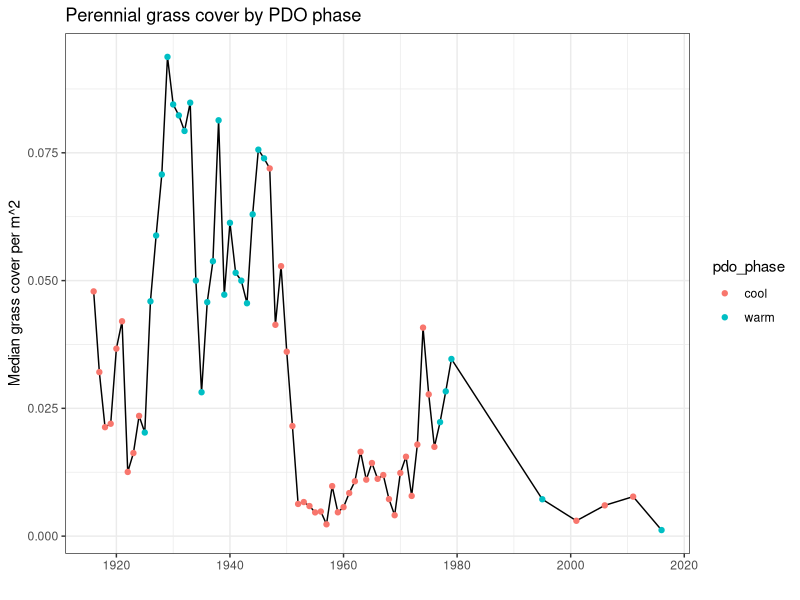
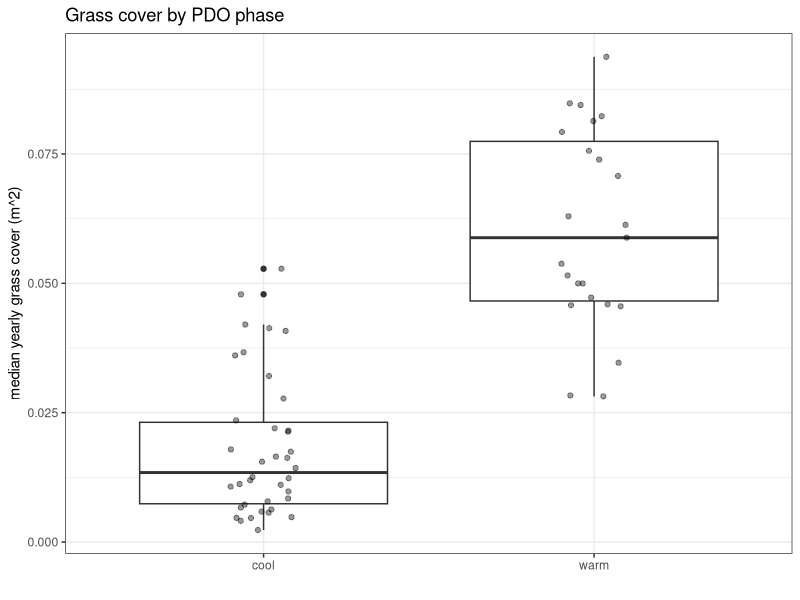
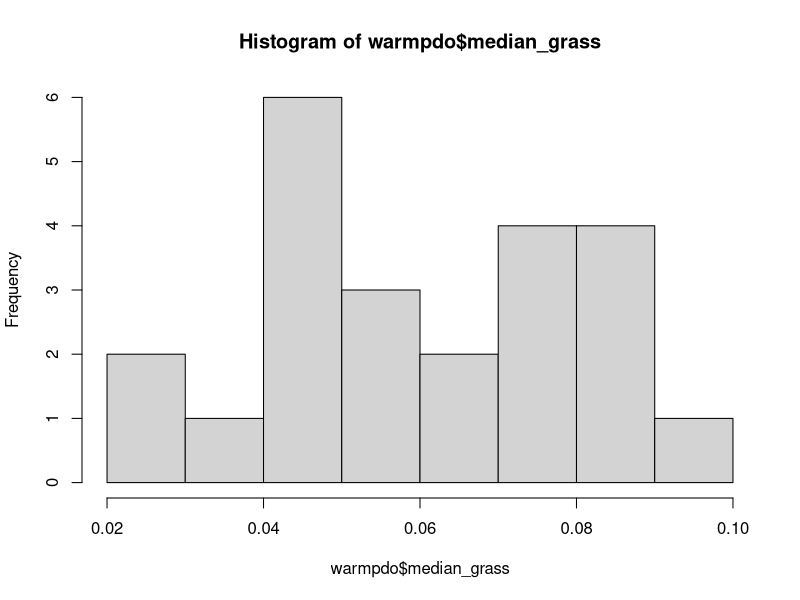
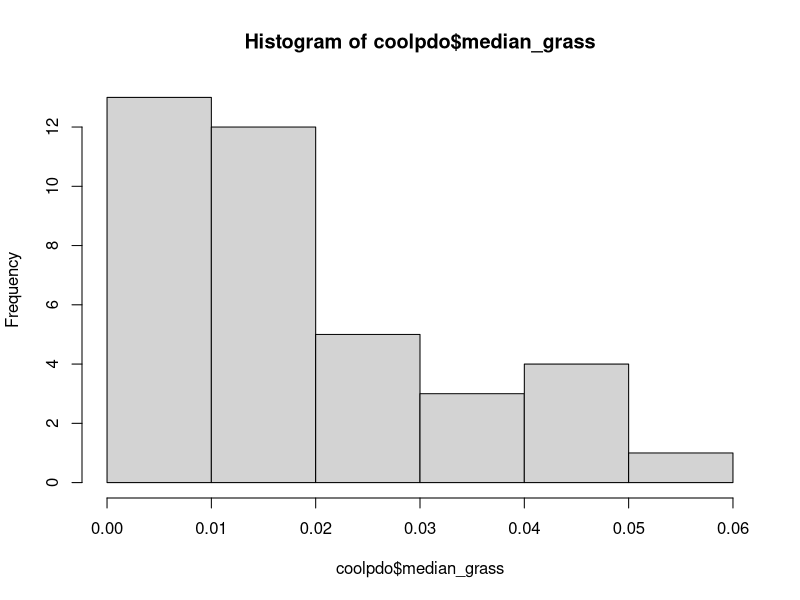
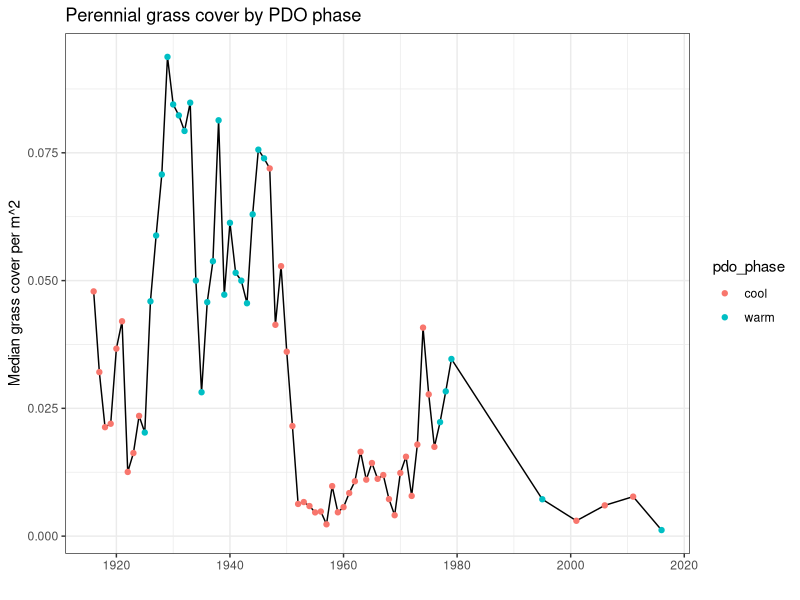
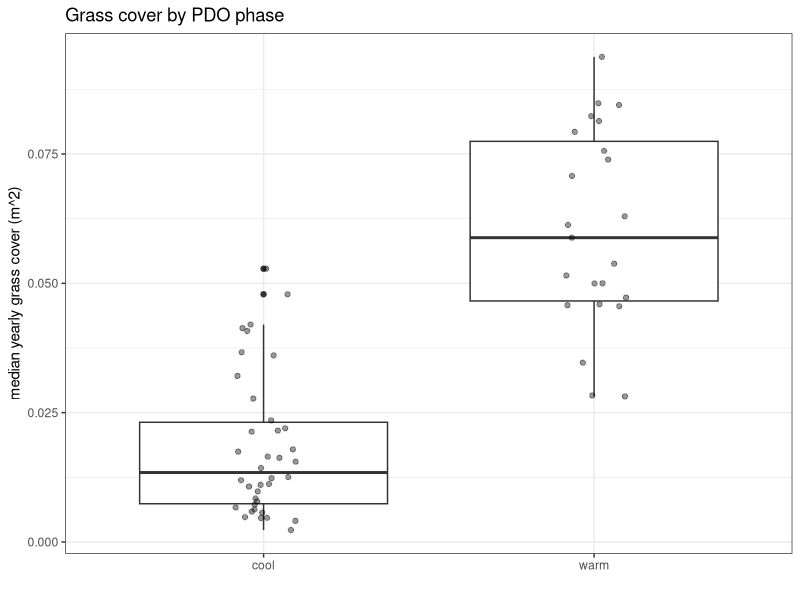

R code for these plots, in order: (Note: this script raises an error after producing the figures.)
#' does total perennial grass cover differ by PDO phase?
#' EMC 4/12/21
#' last run: 10/13/21

library(dplyr)
library(ggplot2)

phases = read.csv('data/PDO_phases_byyear.csv')

veg = read.csv('data/grass_total_timeseries_imputed.csv') 
yearlygrass = read.csv('data/grass_median_yearly.csv')

# merge grass data w pdo data
grass_pdo = merge(yearlygrass, phases, by.x='project_year', by.y='year')


# plot timeseries
pdo_grass_plot = ggplot(grass_pdo, aes(x=project_year, y=median_grass)) +
  geom_line() +
  geom_point(aes(color=pdo_phase)) +
  xlab('') +
  ylab('Median grass cover per m^2') +
  ggtitle('Perennial grass cover by PDO phase') +
  theme_bw()
pdo_grass_plot
ggsave('Figures/grass_median_by_pdo_phase_31quads.png', plot=pdo_grass_plot, width=5, height=3)

#write.csv(grass_pdo, 'data/grass_by_pdo_phase_31quadrats.csv', row.names=F)


# =============================================
# test for differences
# repeated measures anova https://www.datanovia.com/en/lessons/repeated-measures-anova-in-r/

# set up data frame
# just use data pre-1995; remove the first year of each new phase: 1925, 1947, 1977, 1999, 2015
grass_pdo_training <- grass_pdo %>% dplyr::filter(project_year<1995) %>% dplyr::filter(!project_year %in% c(1925, 1947, 1977, 1999, 2015))

# summary stats
grass_pdo_training %>% group_by(pdo_phase) %>% rstatix::get_summary_stats(median_grass, type='mean_sd')
phase_boxplot = ggplot(grass_pdo_training, aes(x=pdo_phase, y=median_grass)) +
  geom_boxplot() +
  geom_jitter(width=.1, alpha=.4) +
  xlab('') +
  ylab('median yearly grass cover (m^2)') +
  ggtitle('Grass cover by PDO phase') +
  theme_bw()
phase_boxplot
ggsave('Figures/PDO_phase_grass_median_boxplot.png', plot=phase_boxplot, width=4, height=4)


# plot histograms of grass cover during warm or cool phase respectively
warmpdo = dplyr::filter(grass_pdo_training, pdo_phase=='warm')
hist(warmpdo$median_grass)
coolpdo = dplyr::filter(grass_pdo_training, pdo_phase=='cool')
hist(coolpdo$median_grass)

# anova of grass cover by phase
res.aov <- aov(median_grass ~ pdo_phase, data=grass_pdo_training)
summary(res.aov)
# highly significant difference


# =============================================================
# plot raw PDO index vs grass

# get yearly average 
climatevars = read.csv('data/climate_variables.csv') %>%
  mutate(pdo_nolag = pdo)

# shift pdo index to 1 and 2 year lag
climatevars$pdo1lag = c(NA,climatevars$pdo_nolag[1:105])
climatevars$pdo2lag = c(NA,NA,climatevars$pdo_nolag[1:104])

# look at the time series
ggplot(climatevars, aes(x=water_yr, y=pdo_nolag)) +
  geom_point() +
  geom_line()

# merge with grass
pdo_index_grass = merge(climatevars, grass_pdo, by.x='water_yr', by.y='project_year')
# plot pdo index vs grass
ggplot(pdo_index_grass, aes(x=pdo_nolag, y=median_grass)) +
  geom_point()

ccf(pdo_index_grass$pdo_nolag, pdo_index_grass$median_grass)
